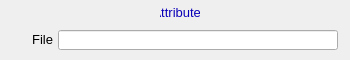
<?xml version="1.0" ?>
<ui version="4.0">
  <class>Dialog</class>
  <widget class="QWidget" name="screen">
    <property name="geometry">
      <rect>
        <x>4</x>
        <y>30</y>
        <width>350</width>
        <height>60</height>
      </rect>
    </property>
    <property name="styleSheet">
      <string notr="true">QWidget#screen {
  color: rgb(0, 0, 0);
  background-color: rgb(187, 187, 187);
  }</string>
    </property>
    <property name="windowTitle">
      <string>ADAttrFile</string>
    </property>
    <widget class="PyDMFrame" name="composite">
      <property name="geometry">
        <rect>
          <x>0</x>
          <y>0</y>
          <width>350</width>
          <height>60</height>
        </rect>
      </property>
      <widget class="PyDMFrame" name="composite_1">
        <property name="geometry">
          <rect>
            <x>127</x>
            <y>2</y>
            <width>107</width>
            <height>21</height>
          </rect>
        </property>
        <widget class="PyDMDrawingRectangle" name="rectangle">
          <property name="geometry">
            <rect>
              <x>0</x>
              <y>0</y>
              <width>107</width>
              <height>21</height>
            </rect>
          </property>
          <property name="brush" stdset="0">
            <brush brushstyle="SolidPattern">
              <color alpha="255">
                <red>218</red>
                <green>218</green>
                <blue>218</blue>
              </color>
            </brush>
          </property>
          <property name="penStyle" stdset="0">
            <enum>Qt::SolidLine</enum>
          </property>
          <property name="penColor" stdset="0">
            <color>
              <red>218</red>
              <green>218</green>
              <blue>218</blue>
            </color>
          </property>
          <property name="penWidth" stdset="0">
            <double>0</double>
          </property>
          <property name="penCapStyle" stdset="0">
            <enum>Qt::FlatCap</enum>
          </property>
          <property name="toolTip">
            <string>rectangle</string>
          </property>
        </widget>
      </widget>
      <widget class="QLabel" name="text">
        <property name="geometry">
          <rect>
            <x>160</x>
            <y>2</y>
            <width>40</width>
            <height>20</height>
          </rect>
        </property>
        <property name="text">
          <string>Attributes</string>
        </property>
        <property name="font" stdset="0">
          <font>
            <pointsize>10</pointsize>
          </font>
        </property>
        <property name="brush" stdset="0">
          <brush brushstyle="SolidPattern">
            <color alpha="255">
              <red>10</red>
              <green>0</green>
              <blue>184</blue>
            </color>
          </brush>
        </property>
        <property name="toolTip">
          <string>text</string>
        </property>
        <property name="alignment">
          <set>Qt::AlignCenter</set>
        </property>
        <property name="styleSheet">
          <string notr="true">QLabel#text {
  color: rgb(10, 0, 184);
  }</string>
        </property>
      </widget>
      <widget class="PyDMDrawingRectangle" name="rectangle_1">
        <property name="geometry">
          <rect>
            <x>0</x>
            <y>0</y>
            <width>350</width>
            <height>60</height>
          </rect>
        </property>
        <property name="brush" stdset="0">
          <brush brushstyle="NoBrush">
            <color alpha="255">
              <red>0</red>
              <green>0</green>
              <blue>0</blue>
            </color>
          </brush>
        </property>
        <property name="penStyle" stdset="0">
          <enum>Qt::SolidLine</enum>
        </property>
        <property name="penColor" stdset="0">
          <color>
            <red>0</red>
            <green>0</green>
            <blue>0</blue>
          </color>
        </property>
        <property name="penWidth" stdset="0">
          <double>1</double>
        </property>
        <property name="penCapStyle" stdset="0">
          <enum>Qt::FlatCap</enum>
        </property>
        <property name="toolTip">
          <string>rectangle_1</string>
        </property>
      </widget>
      <widget class="QLabel" name="text_1">
        <property name="geometry">
          <rect>
            <x>13</x>
            <y>29</y>
            <width>40</width>
            <height>20</height>
          </rect>
        </property>
        <property name="text">
          <string>File</string>
        </property>
        <property name="font" stdset="0">
          <font>
            <pointsize>10</pointsize>
          </font>
        </property>
        <property name="brush" stdset="0">
          <brush brushstyle="SolidPattern">
            <color alpha="255">
              <red>0</red>
              <green>0</green>
              <blue>0</blue>
            </color>
          </brush>
        </property>
        <property name="toolTip">
          <string>text_1</string>
        </property>
        <property name="alignment">
          <set>Qt::AlignRight|Qt::AlignTrailing|Qt::AlignVCenter</set>
        </property>
        <property name="styleSheet">
          <string notr="true">QLabel#text_1 {
  color: rgb(0, 0, 0);
  }</string>
        </property>
      </widget>
      <widget class="PyDMLineEdit" name="text_entry">
        <property name="geometry">
          <rect>
            <x>58</x>
            <y>30</y>
            <width>280</width>
            <height>20</height>
          </rect>
        </property>
        <property name="channel" stdset="0">
          <string>ca://${prefix}NDAttributesFile</string>
        </property>
        <property name="toolTip">
          <string>${prefix}NDAttributesFile</string>
        </property>
        <property name="displayFormat" stdset="0">
          <enum>PyDMLineEdit::String</enum>
        </property>
        <property name="font" stdset="0">
          <font>
            <pointsize>10</pointsize>
          </font>
        </property>
        <property name="styleSheet">
          <string notr="true">PyDMLineEdit#text_entry {
  color: rgb(0, 0, 0);
  background-color: rgb(115, 223, 255);
  border: 1px solid black;
  margin: 0px;
  padding: 0px;
  spacing: 0px;
  }</string>
        </property>
      </widget>
    </widget>
  </widget>
  <customwidgets>
    <customwidget>
      <class>PyDMFrame</class>
      <extends>QFrame</extends>
      <header>pydm.widgets.frame</header>
    </customwidget>
    <customwidget>
      <class>PyDMDrawingRectangle</class>
      <extends>QWidget</extends>
      <header>pydm.widgets.drawing</header>
    </customwidget>
    <customwidget>
      <class>PyDMLabel</class>
      <extends>QLabel</extends>
      <header>pydm.widgets.label</header>
    </customwidget>
    <customwidget>
      <class>PyDMLineEdit</class>
      <extends>QLineEdit</extends>
      <header>pydm.widgets.line_edit</header>
    </customwidget>
  </customwidgets>
</ui>
